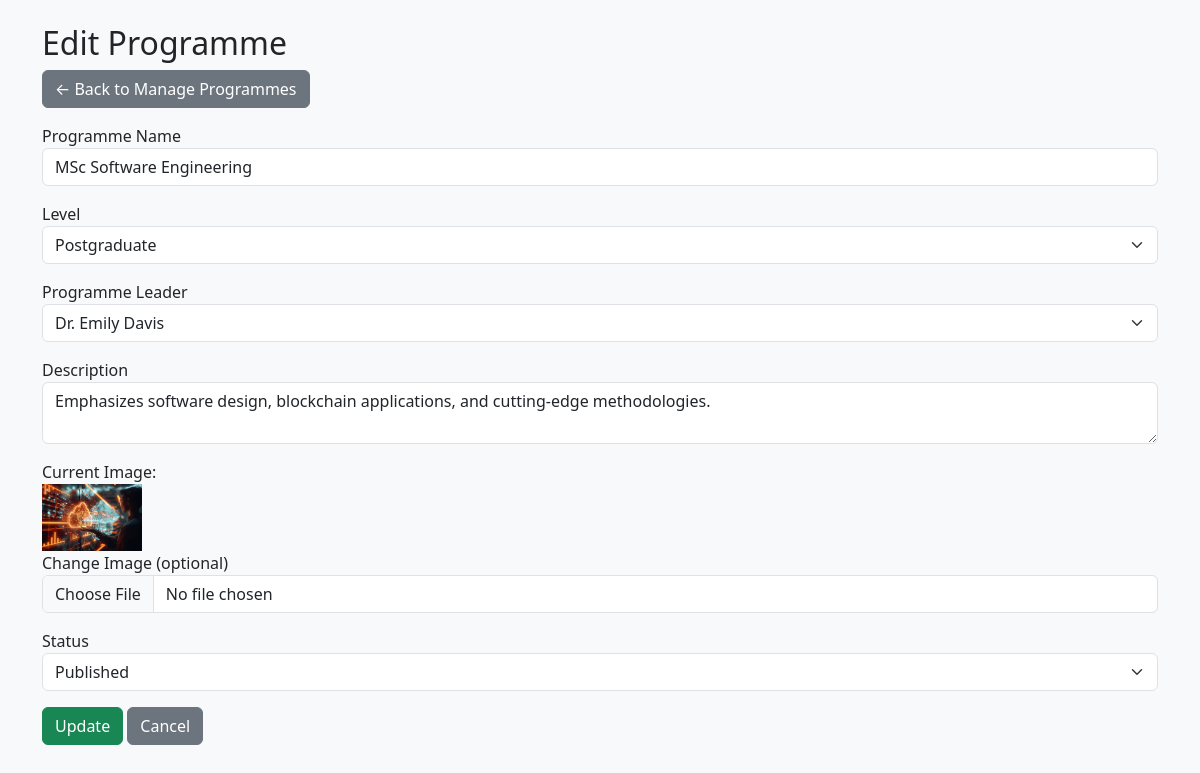
/edit_programme.php?id=10, run on the app's committed database.
### tables this page shows
CREATE TABLE `programmes` (
  `ProgrammeID` int(11) NOT NULL,
  `ProgrammeName` text NOT NULL,
  `LevelID` int(11) DEFAULT NULL,
  `ProgrammeLeaderID` int(11) DEFAULT NULL,
  `Description` text DEFAULT NULL,
  `Image` text DEFAULT NULL,
  `Status` varchar(20) DEFAULT 'Published'
);

CREATE TABLE `levels` (
  `LevelID` int(11) NOT NULL,
  `LevelName` text NOT NULL
);

CREATE TABLE `staff` (
  `StaffID` int(11) NOT NULL,
  `Name` text NOT NULL,
  `Username` varchar(100) NOT NULL,
  `Password` varchar(255) NOT NULL,
  `ResetToken` varchar(255) DEFAULT NULL,
  `TokenExpiry` datetime DEFAULT NULL,
  `JobTitle` varchar(100) DEFAULT NULL,
  `Department` varchar(100) DEFAULT NULL,
  `ProfilePhoto` varchar(255) DEFAULT NULL,
  `Bio` text DEFAULT NULL,
  `PhoneNumber` varchar(20) DEFAULT NULL,
  `OfficeLocation` varchar(100) DEFAULT NULL
);

### edit_programme.php (the view, shortened to what this page needs)
<?php
require_once 'connect.php';
$programmeID = $_GET['id'];
$stmt = $conn->prepare("SELECT * FROM programmes WHERE ProgrammeID = ?");
$stmt->bind_param("i", $programmeID);
$stmt->execute();
$result = $stmt->get_result();
$programme = $result->fetch_assoc();
$levels = mysqli_query($conn, "SELECT * FROM levels");
$staff = mysqli_query($conn, "SELECT * FROM staff");
?>
<!DOCTYPE html>
<html lang="en">
<head>
  <link href="https://cdn.jsdelivr.net/npm/bootstrap@5.3.0/dist/css/bootstrap.min.css" rel="stylesheet">
</head>
<body class="bg-light">
<div class="container py-4">
  <h2>Edit Programme</h2>
  <a href="manage_programs.php" class="btn btn-secondary mb-3">← Back to Manage Programmes</a>
  <form action="update_programme.php" method="POST" enctype="multipart/form-data">
    <div class="mb-3">
      <label>Programme Name</label>
      <input type="text" name="ProgrammeName" class="form-control" value="<?= htmlspecialchars($programme['ProgrammeName']) ?>" required>
    </div>
    <div class="mb-3">
      <label>Level</label>
      <select name="LevelID" class="form-select" required>
        <?php while($level = mysqli_fetch_assoc($levels)): ?>
          <option value="<?= $level['LevelID'] ?>" <?= $level['LevelID'] == $programme['LevelID'] ? 'selected' : '' ?>>
            <?= $level['LevelName'] ?>
          </option>
        <?php endwhile; ?>
      </select>
    </div>
    <div class="mb-3">
      <label>Programme Leader</label>
      <select name="ProgrammeLeaderID" class="form-select" required>
        <?php while($staffMember = mysqli_fetch_assoc($staff)): ?>
          <option value="<?= $staffMember['StaffID'] ?>" <?= $staffMember['StaffID'] == $programme['ProgrammeLeaderID'] ? 'selected' : '' ?>>
            <?= $staffMember['Name'] ?>
          </option>
        <?php endwhile; ?>
      </select>
    </div>
    <div class="mb-3">
      <label>Description</label>
      <textarea name="Description" id="Description" class="form-control"><?= htmlspecialchars($programme['Description']) ?></textarea>
    </div>
    <div class="mb-3">
      <label>Current Image:</label><br>
      <?php if ($programme['Image']): ?>
        <img src="uploads/<?= $programme['Image'] ?>" width="100"><br>
      <?php else: ?>
        <em>No image uploaded.</em><br>
      <?php endif; ?>
      <label>Change Image (optional)</label>
      <input type="file" name="Image" class="form-control">
    </div>
    <div class="mb-3">
      <label>Status</label>
      <select name="Status" class="form-select">
        <option <?= $programme['Status'] == 'Published' ? 'selected' : '' ?>>Published</option>
      </select>
    </div>
    <button type="submit" class="btn btn-success">Update</button>
    <a href="manage_programs.php" class="btn btn-secondary">Cancel</a>
  </form>
</div>
</body>
</html>

### data on the page
programmes: ProgrammeName "MSc Software Engineering", LevelID "Postgraduate", ProgrammeLeaderID "Dr. Emily Davis", Description "Emphasizes software design, blockchain applications, and cutting-edge methodologies.", Image (picture), Status "Published"
